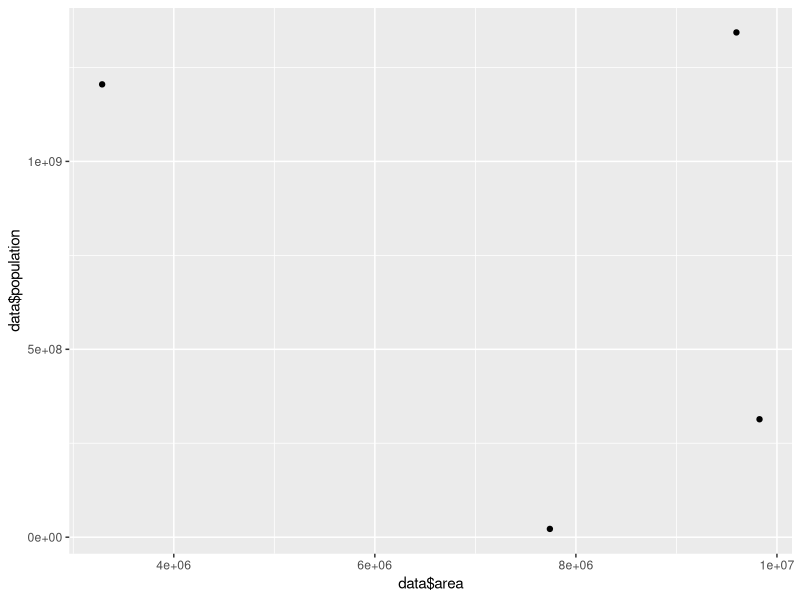
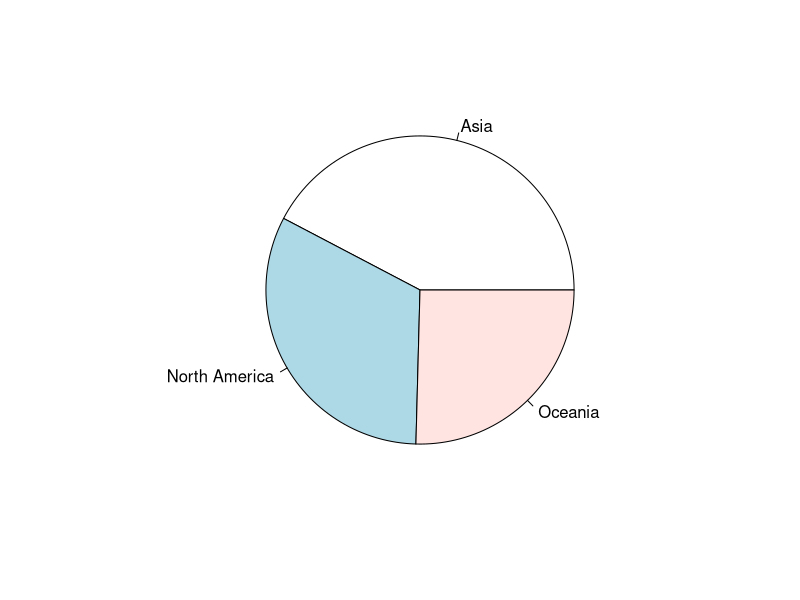
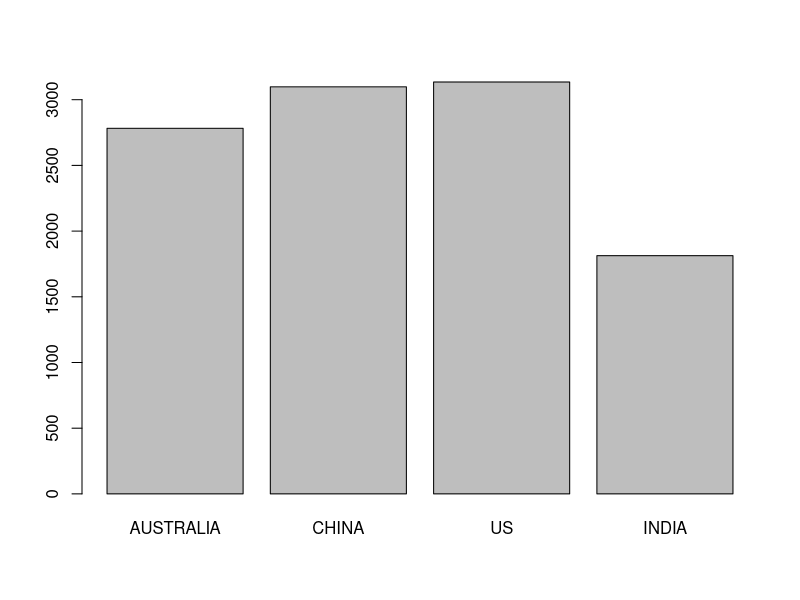

Write the R code that produced these figures, in order.
## ---- chunk 1
library(ggplot2)
data = read.csv("countrydata_test.csv")
qplot(data$area, data$population)
data.agg = aggregate(data$area, by=list(data$region), FUN=sum)
pie(data.agg$x, labels=data.agg$Group.1)
data.new = data.frame(country=data$country, log_area=sqrt(data$area), log_popu=(log(data$population)))
barplot(data.new$log_area, names.arg=data.new$country)
